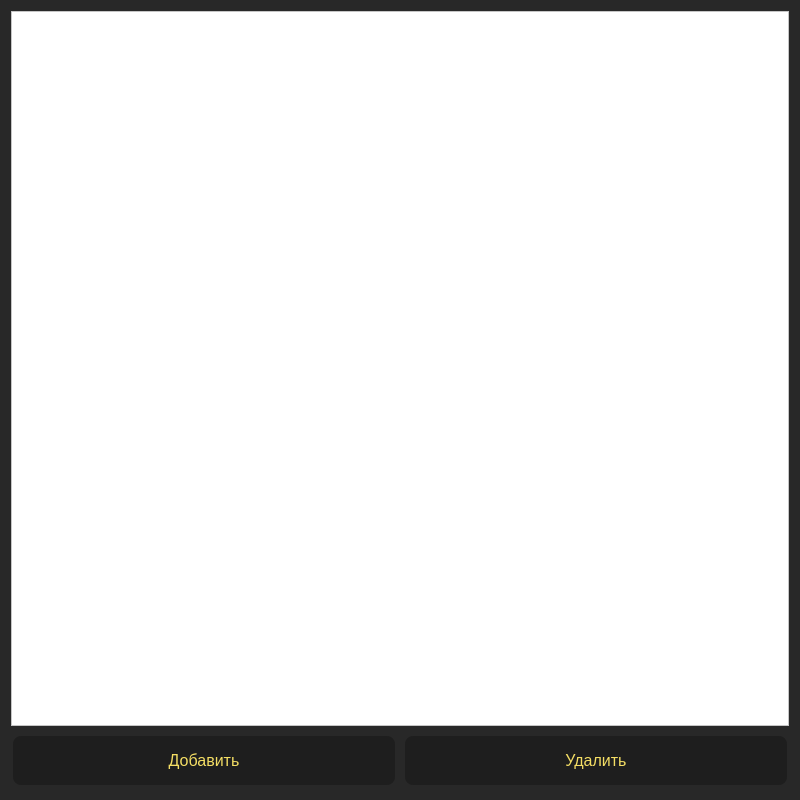
<?xml version="1.0" encoding="UTF-8"?>
<ui version="4.0">
 <class>billDate</class>
 <widget class="QDialog" name="billDate">
  <property name="geometry">
   <rect>
    <x>0</x>
    <y>0</y>
    <width>800</width>
    <height>800</height>
   </rect>
  </property>
  <property name="windowTitle">
   <string>Dialog</string>
  </property>
  <property name="styleSheet">
   <string notr="true">
color: rgb(244, 222, 100);
font: 25 8pt &quot;Comfortaa&quot;;
background-color: #282828; </string>
  </property>
  <layout class="QGridLayout" name="gridLayout_2">
   <item row="0" column="0">
    <layout class="QGridLayout" name="gridLayout">
     <item row="0" column="0">
      <widget class="QTableView" name="tableView">
       <property name="styleSheet">
        <string notr="true">background-color: #fff;
color: rgb(0, 0, 0);</string>
       </property>
      </widget>
     </item>
     <item row="1" column="0">
      <layout class="QHBoxLayout" name="horizontalLayout">
       <item>
        <widget class="QPushButton" name="pushButton">
         <property name="styleSheet">
          <string notr="true">background-color: #1E1E1E; 
    border: none;
    color: rgb(244, 222, 100); 
    padding: 15px 32px; 
    text-align: center; 
    text-decoration: none;

    font-size: 16px; 
    margin: 4px 2px; 
    border-radius: 8px; 
</string>
         </property>
         <property name="text">
          <string>Добавить</string>
         </property>
        </widget>
       </item>
       <item>
        <widget class="QPushButton" name="pushButton_2">
         <property name="styleSheet">
          <string notr="true">background-color: #1E1E1E; 
    border: none;
    color: rgb(244, 222, 100); 
    padding: 15px 32px; 
    text-align: center; 
    text-decoration: none;

    font-size: 16px; 
    margin: 4px 2px; 
    border-radius: 8px; 
</string>
         </property>
         <property name="text">
          <string>Удалить</string>
         </property>
        </widget>
       </item>
      </layout>
     </item>
    </layout>
   </item>
  </layout>
 </widget>
 <resources/>
 <connections/>
</ui>
